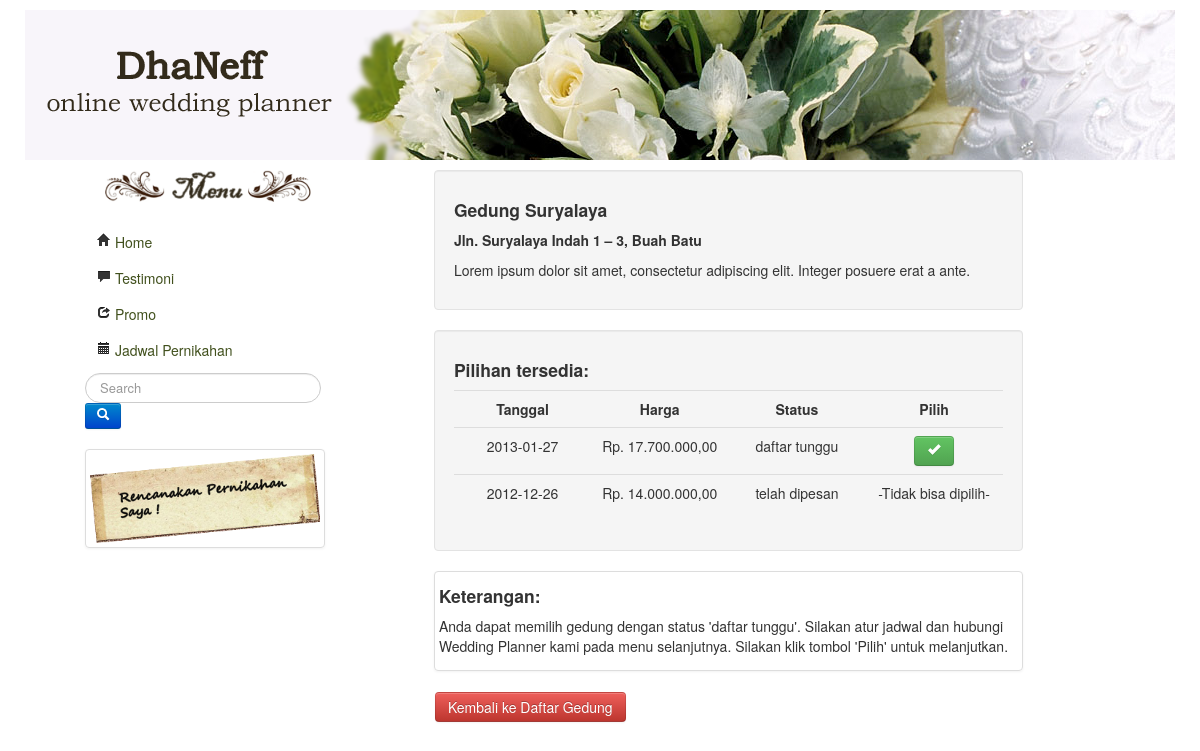
The page /view/view-pilihdetail.php?ged=2 on the database its author committed.
### tables this page shows
CREATE TABLE IF NOT EXISTS `gedung` (
  `id_gedung` int(11) NOT NULL AUTO_INCREMENT,
  `nama_gedung` varchar(50) DEFAULT NULL,
  `alamat` text,
  `id_kota` int(11) NOT NULL,
  `waktu` varchar(40) DEFAULT NULL,
  `keterangan` varchar(40) DEFAULT NULL,
  `deskripsi_gedung` text,
  `gambar_gedung` varchar(50) DEFAULT NULL,
  `kapasitas` int(4) DEFAULT NULL,
  `flag` tinyint(1) NOT NULL DEFAULT '1',
  PRIMARY KEY (`id_gedung`)
);

CREATE TABLE IF NOT EXISTS `gedung_detail` (
  `id_detail` int(11) NOT NULL AUTO_INCREMENT,
  `id_gedung` int(11) DEFAULT NULL,
  `tanggal` date DEFAULT NULL,
  `harga` decimal(10,0) DEFAULT NULL,
  `id_status` int(11) DEFAULT NULL,
  `flag` tinyint(1) DEFAULT NULL,
  PRIMARY KEY (`id_detail`)
);

CREATE TABLE IF NOT EXISTS `status` (
  `id_status` int(11) NOT NULL AUTO_INCREMENT,
  `status` varchar(40) NOT NULL,
  PRIMARY KEY (`id_status`)
);

### view/view-pilihdetail.php (the view, shortened to what this page needs)
<?php
include('../model/model-pesan.php');
include_once ('header.php');
echo "<div class='span7 offset1'>";
$obj=new Pesan("localhost","root","","wedding");
	if(isset($_REQUEST['ged'])){
		$obj->detail($_REQUEST['ged']);
	?>
<html>
	<body>
			<div class="well">
				<h4>Pilihan tersedia: </h4>
				<table class="table table-hover" width="100%" border="0">
					<tr>
						<th width="25%">Tanggal</th>
						<th width="25%">Harga</th>
						<th width="25%">Status</th>
						<th width="25%">Pilih</th>
					</tr>
					<?php foreach($obj->data as $val){
							extract($val);
							?>
								<tr align="center">
								<td><?php echo $tanggal; ?></td>
								<td><?php echo "Rp. ".number_format($harga,2,',','.'); ?></td>
								<td><?php echo $status; ?></td>
									<?php if($id_status==6){
										echo "<td> -Tidak  bisa dipilih- </td>";
											} else {?>
											<td><a href="view-pilihpaket.php?detail=<?php echo $id_detail; ?>" class="btn btn-success" rel="tooltip" title="Pilih"><i class="icon-ok icon-white" ></i></a>
											</td>
										<?php } ?>
					</tr>
					<?php }
				echo "</table>";
				}
				echo "</div>";
?>
<div class="thumbnail">
<h4>Keterangan: </h4>
<p>Anda dapat memilih gedung dengan status 'daftar tunggu'. Silakan atur jadwal dan hubungi Wedding Planner kami pada menu selanjutnya.
Silakan klik tombol 'Pilih' untuk melanjutkan.</p>
</div><br>
<table width="100%" border="0"><tr>
<td><a class="btn btn-danger" href="view-gedung.php">Kembali ke Daftar Gedung</a></td>
</tr></table>
		</body>
	</html>

### model/model-pesan.php (shortened to what this page needs)
<?php
class Pesan {
	public $mysqli;
	public $data;
	public function __construct($host,$username,$password,$db_name){
		$this->mysqli = new mysqli($host, $username, $password, $db_name);
	}
	public function detail($id){
		$query="SELECT d.id_detail, g.id_gedung, g.nama_gedung, g.gambar_gedung, g.deskripsi_gedung, d.tanggal, d.harga, s.id_status, s.status
		FROM gedung_detail d
		JOIN gedung g ON g.id_gedung = d.id_gedung
		JOIN STATUS s ON s.id_status = d.id_status
		WHERE g.id_gedung ='$id' && d.flag = 1
		ORDER BY d.id_status ASC
		LIMIT 0 , 30";
		$result= $this->mysqli->query($query);
		$query2="SELECT distinct g.nama_gedung, g.alamat, g.deskripsi_gedung
		from gedung g
		where g.id_gedung ='$id'";
		$result2=$this->mysqli->query($query2);
		$a=$result2->fetch_assoc();
		echo "<div class='well'>
			<h4>".$a['nama_gedung']."</h4>
			<h5>".$a['alamat']."</h5>
			<p>".$a['deskripsi_gedung']."</p>
			</div>
			";
		if($result){
			while($rows=$result->fetch_assoc()){
				$this->data[]=$rows;
			}
			return $this->data;
		}
	}
}

### rows shown on the page
gedung: nama_gedung "Gedung Suryalaya", alamat "Jln. Suryalaya Indah 1 – 3, Buah Batu", deskripsi_gedung "Lorem ipsum dolor sit amet, consectetur adipiscing elit. Integer posuere erat a ante."
gedung_detail: tanggal "2013-01-27", harga "17.700.000,00", id_status.status "daftar tunggu"
gedung_detail: tanggal "2012-12-26", harga "14.000.000,00", id_status.status "telah dipesan", shows "-Tidak bisa dipilih-"
